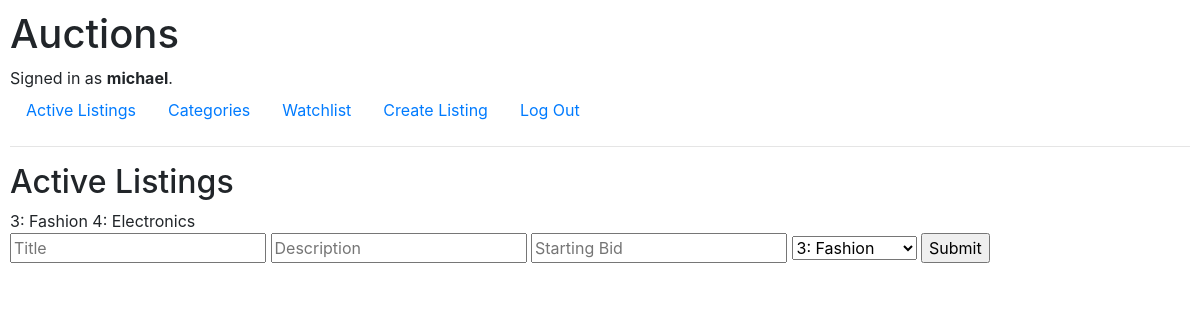
The page /createlisting (signed in) on the database its author committed.
### auctions/models.py (models this page shows)
class User(AbstractUser):
    pass

class Categories(models.Model):
    name = models.CharField(max_length=32)
    def __str__(self):
        return f"{self.id}: {self.name}"

### auctions/views.py (the view)
# urls.py: path("createlisting", views.createlisting_view, name="createlisting")
def createlisting_view(request):
    if request.method == "POST":
        title = request.POST["title"]
        description = request.POST["description"]
        starting_bid = request.POST["starting_bid"]
        category1 = Categories.objects.get(pk=int(request.POST["category"]))
        Auction.objects.create(title=title, description=description, starting_bid=starting_bid, owner=request.user, category=category1)
        return render(request, "auctions/createlisting.html")
    else:
        return render(request, "auctions/createlisting.html", {
            "categories": Categories.objects.all()
        })

### auctions/templates/auctions/createlisting.html (shortened to what this page needs)
{% extends "auctions/layout.html" %}
{% block body %}
    <h2>Active Listings</h2>
    {% for category in categories %}
        {{category}}
    {% endfor %}
    <form action="{% url 'createlisting' %}" method="post">
        <input type="text" name="title" placeholder="Title">
        <input type="text" name="description" placeholder="Description">
        <input type="text" name="starting_bid" placeholder="Starting Bid">
        <select name="category">
            {% for category in categories %}
                <option value="{{category.id}}"> {{category}} </option>
            {% endfor %}
        </select>
        <input type="submit">
    </form>
{% endblock %}

### auctions/templates/auctions/layout.html (shortened to what this page needs)
{% load static %}
<!DOCTYPE html>
<html lang="en">
    <head>
        <link rel="stylesheet" href="https://stackpath.bootstrapcdn.com/bootstrap/4.4.1/css/bootstrap.min.css">
        <link href="{% static 'auctions/styles.css' %}" rel="stylesheet">
    </head>
    <body>
        <h1>Auctions</h1>
        <div>
            {% if user.is_authenticated %}
                Signed in as <strong>{{ user.username }}</strong>.
            {% else %}
                Not signed in.
            {% endif %}
        </div>
        <ul class="nav">
            <li class="nav-item">
                <a class="nav-link" href="{% url 'index' %}">Active Listings</a>
            </li>
            {% if user.is_authenticated %}
                <li class="nav-item">
                    <a class="nav-link" href="{% url 'index' %}">Categories</a>
                </li>
                <li class="nav-item">
                    <a class="nav-link" href="{% url 'index' %}">Watchlist</a>
                </li>
                <li class="nav-item">
                    <a class="nav-link" href="{% url 'createlisting' %}">Create Listing</a>
                </li>
                <li class="nav-item">
                    <a class="nav-link" href="{% url 'logout' %}">Log Out</a>
                </li>
            {% endif %}
        </ul>
        <hr>
        {% block body %}
        {% endblock %}
    </body>
</html>

### auctions/static/auctions/styles.css (style rules this page uses)
body { padding: 10px; }

### rows shown on the page
User: username "michael"
Categories: id+name "3: Fashion"
Categories: id+name "4: Electronics"

### other values the page prints
form field category "3: Fashion"
